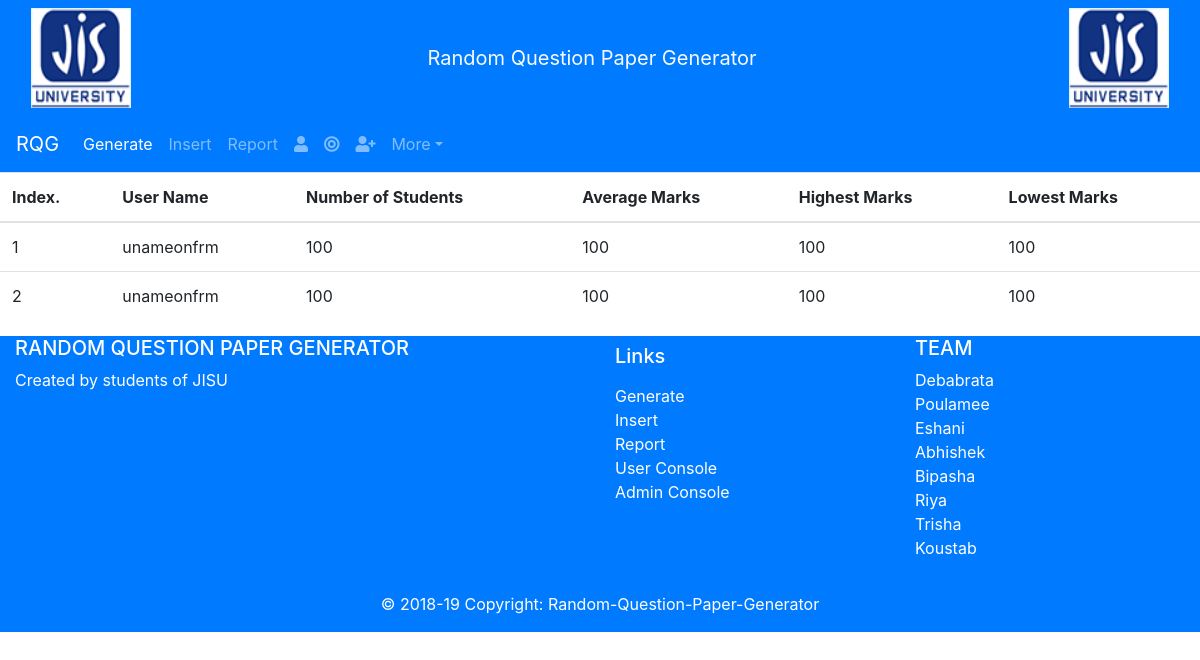
Before: /webpages/consoleReport.php with the older database file.
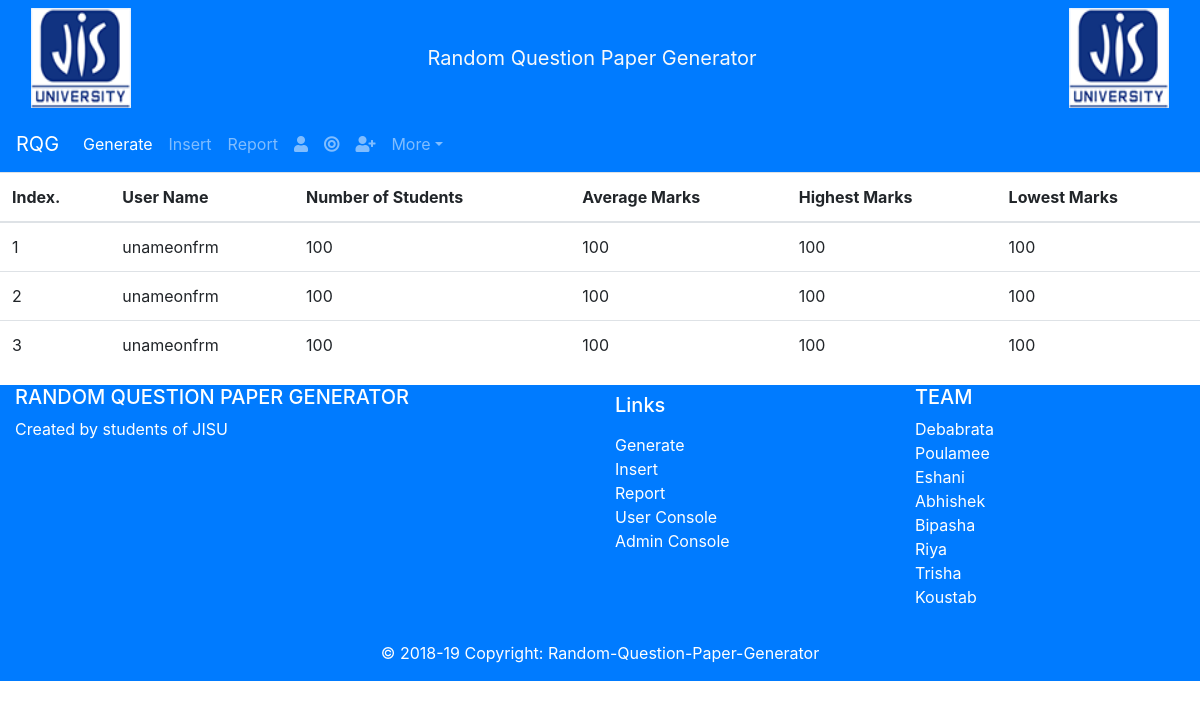
After: the same page with the newer database file.
### tables this page shows
CREATE TABLE IF NOT EXISTS `report` (
  `slno` int(10) NOT NULL AUTO_INCREMENT,
  `username` varchar(255) NOT NULL,
  `nstudents` varchar(255) NOT NULL,
  `amarks` int(10) NOT NULL,
  `hmarks` int(10) NOT NULL,
  `lmarks` int(10) NOT NULL,
  PRIMARY KEY (`slno`)
);

### webpages/consoleReport.php (the view, shortened to what this page needs)
<?php include("header.php"); ?>
<div class="main">
 <?php
$servername = "localhost";
$username = "testuser";
$password = "test123";
$database = "testdb";
$conn = mysqli_connect($servername, $username, $password, $database);
 $sql = 'SELECT * FROM `report`';
 if( !( $result = $conn->query($sql) ) ){
   echo 'Retrieval of data from Database Failed - #'.mysql_errno().': '.mysql_error();
 }else{
   ?>
<table class="table">
 <thead>
   <tr>
	 	 <th>Index.</th>
     <th>User Name</th>
     <th>Number of Students</th>
     <th>Average Marks</th>
	<th>Highest Marks</th>
    <th>Lowest Marks</th>
   </tr>
 </thead>
 <tbody>
   <?php
     if( $result->num_rows == 0 ){
       echo '<tr><td colspan="4">No Rows Returned</td></tr>';
     }else{
       while( $row = $result->fetch_array(MYSQLI_ASSOC) ){
				 echo "<tr><td>{$row['slno']}</td><td>{$row['username']}</td><td>{$row['nstudents']}</td><td>{$row['amarks']}</td><td>{$row['hmarks']}</td><td>{$row['lmarks']}</td></tr>\n";
       }
     }
   ?>
 </tbody>
</table>
   <?php
 }
?>
  <?php include("footer.php"); ?>

Changed rows visible on the page:
added report: slno "3", username "unameonfrm", nstudents "100", amarks "100", hmarks "100", lmarks "100"
